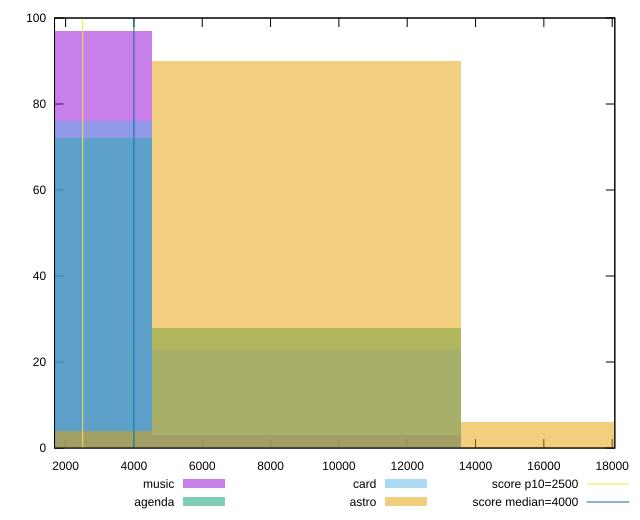

The script that saved this image:
reset

$music <<EOF
0 97
9058.001908704488 3
EOF

$agenda <<EOF
9058.001908704488 28
0 72
EOF

$card <<EOF
0 76
9058.001908704488 23
EOF

$astro <<EOF
0 4
9058.001908704488 90
18116.003817408975 6
EOF

set key outside below
set boxwidth 9058.001908704488
set xrange [1676.1439999999998:18077.682499999995]
set yrange [0:100]
set trange [0:100]
set style fill transparent solid 0.5 noborder

set parametric
set terminal svg size 640, 520 enhanced background rgb 'white'
set output "reports/report_00027_2021-02-24T12-40-31.850Z/largest-contentful-paint/comparison/histogram/all_raw.svg"

plot $music title "music" with boxes, \
     $agenda title "agenda" with boxes, \
     $card title "card" with boxes, \
     $astro title "astro" with boxes, \
     2500,t title "score p10=2500", \
     4000,t title "score median=4000"

reset
